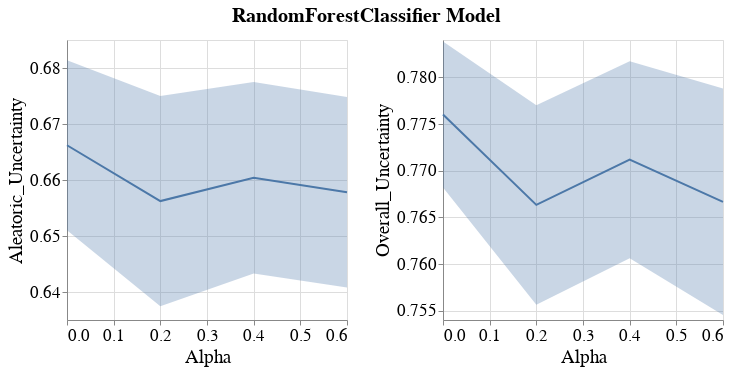

Notebook cell for this chart:
### Code cell
visualizer.create_subgroup_metrics_line_band_plot(model_name=MODEL_NAMES[0],
                                                  subgroup_metrics=['Aleatoric_Uncertainty', 'Overall_Uncertainty'],
                                                  subgroup='SEX_dis_incorrect')

### Figure 1 — Vega-Lite specification as saved in the notebook (floating-point values rounded to 4 significant figures)
{"config": {"view": {"continuousWidth": 400, "continuousHeight": 300}, "axis": {"labelFontSize": 17, "labelFontWeight": "normal", "titleFontSize": 19, "titleFontWeight": "normal"}, "legend": {"labelFontSize": 17, "symbolStrokeWidth": 10, "titleFontSize": 19}, "title": {"fontSize": 17}}, "vconcat": [{"hconcat": [{"layer": [{"mark": {"type": "errorband", "extent": "ci"}, "encoding": {"x": {"field": "Intervention_Param", "title": "Alpha", "type": "quantitative"}, "y": {"field": "Metric_Value", "scale": {"zero": false}, "title": "Aleatoric_Uncertainty", "type": "quantitative"}}}, {"mark": "line", "encoding": {"x": {"field": "Intervention_Param", "title": "Alpha", "type": "quantitative"}, "y": {"aggregate": "mean", "field": "Metric_Value", "scale": {"zero": false}, "title": "Aleatoric_Uncertainty", "type": "quantitative"}}}], "height": 280, "width": 280}, {"layer": [{"mark": {"type": "errorband", "extent": "ci"}, "encoding": {"x": {"field": "Intervention_Param", "title": "Alpha", "type": "quantitative"}, "y": {"field": "Metric_Value", "scale": {"zero": false}, "title": "Overall_Uncertainty", "type": "quantitative"}}}, {"mark": "line", "encoding": {"x": {"field": "Intervention_Param", "title": "Alpha", "type": "quantitative"}, "y": {"aggregate": "mean", "field": "Metric_Value", "scale": {"zero": false}, "title": "Overall_Uncertainty", "type": "quantitative"}}}], "data": {"name": "data-0ec7af6186508380a578d47e678f4d1c"}, "height": 280, "width": 280}]}], "data": {"name": "data-00041d208e0e2d15e08eab07c2c6f4a8"}, "title": {"text": "RandomForestClassifier Model", "anchor": "middle", "dy": -10, "fontSize": 20}, "$schema": "https://vega.github.io/schema/vega-lite/v4.17.0.json", "datasets": {"data-00041d208e0e2d15e08eab07c2c6f4a8": [{"Metric": "Aleatoric_Uncertainty", "Bootstrap_Model_Seed": 101, "Model_Name": "RandomForestClassifier", "Model_Params": "{'bootstrap': True, 'ccp_alpha': 0.0, 'class_weight': None, 'criterion': 'gini', 'max_depth': None, 'max_features': 'sqrt', 'max_leaf_nodes': None, 'max_samples': None, 'min_impurity_decrease': 0.0, 'min_samples_leaf': 1, 'min_samples_split': 2, 'min_weight_fraction_leaf': 0.0, 'n_estimators': 200, 'n_jobs': None, 'oob_score': False, 'random_state': 101, 'verbose': 0, 'warm_start': False}", "Run_Number": "Run_1", "Dataset_Name": "Folktables_NY_2018_Employment", "Num_Estimators": 100, "Tag": "OK", "Record_Create_Date_Time": "2023-07-05T14:54:28.064000", "Session_Uuid": "0b71b2a8-030f-44df-a027-5304af77e2ba", "Experiment_Iteration": "Exp_iter_1", "Dataset_Split_Seed": 100, "Model_Init_Seed": 100, "Fair_Intervention_Params_Lst": "[0.0, 0.2, 0.4, 0.6]", "Intervention_Param": 0.0, "Subgroup": "SEX_dis_incorrect", "Metric_Value": 0.6814}, {"Metric": "Aleatoric_Uncertainty", "Bootstrap_Model_Seed": 101, "Model_Name": "RandomForestClassifier", "Model_Params": "{'bootstrap': True, 'ccp_alpha': 0.0, 'class_weight': None, 'criterion': 'gini', 'max_depth': None, 'max_features': 'sqrt', 'max_leaf_nodes': None, 'max_samples': None, 'min_impurity_decrease': 0.0, 'min_samples_leaf': 1, 'min_samples_split': 2, 'min_weight_fraction_leaf': 0.0, 'n_estimators': 200, 'n_jobs': None, 'oob_score': False, 'random_state': 101, 'verbose': 0, 'warm_start': False}", "Run_Number": "Run_1", "Dataset_Name": "Folktables_NY_2018_Employment", "Num_Estimators": 100, "Tag": "OK", "Record_Create_Date_Time": "2023-07-05T15:00:47.485000", "Session_Uuid": "0b71b2a8-030f-44df-a027-5304af77e2ba", "Experiment_Iteration": "Exp_iter_1", "Dataset_Split_Seed": 100, "Model_Init_Seed": 100, "Fair_Intervention_Params_Lst": "[0.0, 0.2, 0.4, 0.6]", "Intervention_Param": 0.2, "Subgroup": "SEX_dis_incorrect", "Metric_Value": 0.675}, {"Metric": "Aleatoric_Uncertainty", "Bootstrap_Model_Seed": 101, "Model_Name": "RandomForestClassifier", "Model_Params": "{'bootstrap': True, 'ccp_alpha': 0.0, 'class_weight': None, 'criterion': 'gini', 'max_depth': None, 'max_features': 'sqrt', 'max_leaf_nodes': None, 'max_samples': None, 'min_impurity_decrease': 0.0, 'min_samples_leaf': 1, 'min_samples_split': 2, 'min_weight_fraction_leaf': 0.0, 'n_estimators': 200, 'n_jobs': None, 'oob_score': False, 'random_state': 101, 'verbose': 0, 'warm_start': False}", "Run_Number": "Run_1", "Dataset_Name": "Folktables_NY_2018_Employment", "Num_Estimators": 100, "Tag": "OK", "Record_Create_Date_Time": "2023-07-05T15:06:28.925000", "Session_Uuid": "0b71b2a8-030f-44df-a027-5304af77e2ba", "Experiment_Iteration": "Exp_iter_1", "Dataset_Split_Seed": 100, "Model_Init_Seed": 100, "Fair_Intervention_Params_Lst": "[0.0, 0.2, 0.4, 0.6]", "Intervention_Param": 0.4, "Subgroup": "SEX_dis_incorrect", "Metric_Value": 0.6775}, {"Metric": "Aleatoric_Uncertainty", "Bootstrap_Model_Seed": 101, "Model_Name": "RandomForestClassifier", "Model_Params": "{'bootstrap': True, 'ccp_alpha': 0.0, 'class_weight': None, 'criterion': 'gini', 'max_depth': None, 'max_features': 'sqrt', 'max_leaf_nodes': None, 'max_samples': None, 'min_impurity_decrease': 0.0, 'min_samples_leaf': 1, 'min_samples_split': 2, 'min_weight_fraction_leaf': 0.0, 'n_estimators': 200, 'n_jobs': None, 'oob_score': False, 'random_state': 101, 'verbose': 0, 'warm_start': False}", "Run_Number": "Run_1", "Dataset_Name": "Folktables_NY_2018_Employment", "Num_Estimators": 100, "Tag": "OK", "Record_Create_Date_Time": "2023-07-05T15:12:36.130000", "Session_Uuid": "0b71b2a8-030f-44df-a027-5304af77e2ba", "Experiment_Iteration": "Exp_iter_1", "Dataset_Split_Seed": 100, "Model_Init_Seed": 100, "Fair_Intervention_Params_Lst": "[0.0, 0.2, 0.4, 0.6]", "Intervention_Param": 0.6, "Subgroup": "SEX_dis_incorrect", "Metric_Value": 0.6748}, {"Metric": "Aleatoric_Uncertainty", "Bootstrap_Model_Seed": 201, "Model_Name": "RandomForestClassifier", "Model_Params": "{'bootstrap': True, 'ccp_alpha': 0.0, 'class_weight': None, 'criterion': 'gini', 'max_depth': None, 'max_features': 'sqrt', 'max_leaf_nodes': None, 'max_samples': None, 'min_impurity_decrease': 0.0, 'min_samples_leaf': 1, 'min_samples_split': 2, 'min_weight_fraction_leaf': 0.0, 'n_estimators': 200, 'n_jobs': None, 'oob_score': False, 'random_state': 201, 'verbose': 0, 'warm_start': False}", "Run_Number": "Run_1", "Dataset_Name": "Folktables_NY_2018_Employment", "Num_Estimators": 100, "Tag": "OK", "Record_Create_Date_Time": "2023-07-05T15:19:26.943000", "Session_Uuid": "0b71b2a8-030f-44df-a027-5304af77e2ba", "Experiment_Iteration": "Exp_iter_2", "Dataset_Split_Seed": 200, "Model_Init_Seed": 200, "Fair_Intervention_Params_Lst": "[0.0, 0.2, 0.4, 0.6]", "Intervention_Param": 0.0, "Subgroup": "SEX_dis_incorrect", "Metric_Value": 0.651}, {"Metric": "Aleatoric_Uncertainty", "Bootstrap_Model_Seed": 201, "Model_Name": "RandomForestClassifier", "Model_Params": "{'bootstrap': True, 'ccp_alpha': 0.0, 'class_weight': None, 'criterion': 'gini', 'max_depth': None, 'max_features': 'sqrt', 'max_leaf_nodes': None, 'max_samples': None, 'min_impurity_decrease': 0.0, 'min_samples_leaf': 1, 'min_samples_split': 2, 'min_weight_fraction_leaf': 0.0, 'n_estimators': 200, 'n_jobs': None, 'oob_score': False, 'random_state': 201, 'verbose': 0, 'warm_start': False}", "Run_Number": "Run_1", "Dataset_Name": "Folktables_NY_2018_Employment", "Num_Estimators": 100, "Tag": "OK", "Record_Create_Date_Time": "2023-07-05T15:25:26.473000", "Session_Uuid": "0b71b2a8-030f-44df-a027-5304af77e2ba", "Experiment_Iteration": "Exp_iter_2", "Dataset_Split_Seed": 200, "Model_Init_Seed": 200, "Fair_Intervention_Params_Lst": "[0.0, 0.2, 0.4, 0.6]", "Intervention_Param": 0.2, "Subgroup": "SEX_dis_incorrect", "Metric_Value": 0.6375}, {"Metric": "Aleatoric_Uncertainty", "Bootstrap_Model_Seed": 201, "Model_Name": "RandomForestClassifier", "Model_Params": "{'bootstrap': True, 'ccp_alpha': 0.0, 'class_weight': None, 'criterion': 'gini', 'max_depth': None, 'max_features': 'sqrt', 'max_leaf_nodes': None, 'max_samples': None, 'min_impurity_decrease': 0.0, 'min_samples_leaf': 1, 'min_samples_split': 2, 'min_weight_fraction_leaf': 0.0, 'n_estimators': 200, 'n_jobs': None, 'oob_score': False, 'random_state': 201, 'verbose': 0, 'warm_start': False}", "Run_Number": "Run_1", "Dataset_Name": "Folktables_NY_2018_Employment", "Num_Estimators": 100, "Tag": "OK", "Record_Create_Date_Time": "2023-07-05T15:31:11.575000", "Session_Uuid": "0b71b2a8-030f-44df-a027-5304af77e2ba", "Experiment_Iteration": "Exp_iter_2", "Dataset_Split_Seed": 200, "Model_Init_Seed": 200, "Fair_Intervention_Params_Lst": "[0.0, 0.2, 0.4, 0.6]", "Intervention_Param": 0.4, "Subgroup": "SEX_dis_incorrect", "Metric_Value": 0.6433}, {"Metric": "Aleatoric_Uncertainty", "Bootstrap_Model_Seed": 201, "Model_Name": "RandomForestClassifier", "Model_Params": "{'bootstrap': True, 'ccp_alpha': 0.0, 'class_weight': None, 'criterion': 'gini', 'max_depth': None, 'max_features': 'sqrt', 'max_leaf_nodes': None, 'max_samples': None, 'min_impurity_decrease': 0.0, 'min_samples_leaf': 1, 'min_samples_split': 2, 'min_weight_fraction_leaf': 0.0, 'n_estimators': 200, 'n_jobs': None, 'oob_score': False, 'random_state': 201, 'verbose': 0, 'warm_start': False}", "Run_Number": "Run_1", "Dataset_Name": "Folktables_NY_2018_Employment", "Num_Estimators": 100, "Tag": "OK", "Record_Create_Date_Time": "2023-07-05T15:37:35.585000", "Session_Uuid": "0b71b2a8-030f-44df-a027-5304af77e2ba", "Experiment_Iteration": "Exp_iter_2", "Dataset_Split_Seed": 200, "Model_Init_Seed": 200, "Fair_Intervention_Params_Lst": "[0.0, 0.2, 0.4, 0.6]", "Intervention_Param": 0.6, "Subgroup": "SEX_dis_incorrect", "Metric_Value": 0.6408}], "data-0ec7af6186508380a578d47e678f4d1c": [{"Metric": "Overall_Uncertainty", "Bootstrap_Model_Seed": 101, "Model_Name": "RandomForestClassifier", "Model_Params": "{'bootstrap': True, 'ccp_alpha': 0.0, 'class_weight': None, 'criterion': 'gini', 'max_depth': None, 'max_features': 'sqrt', 'max_leaf_nodes': None, 'max_samples': None, 'min_impurity_decrease': 0.0, 'min_samples_leaf': 1, 'min_samples_split': 2, 'min_weight_fraction_leaf': 0.0, 'n_estimators': 200, 'n_jobs': None, 'oob_score': False, 'random_state': 101, 'verbose': 0, 'warm_start': False}", "Run_Number": "Run_1", "Dataset_Name": "Folktables_NY_2018_Employment", "Num_Estimators": 100, "Tag": "OK", "Record_Create_Date_Time": "2023-07-05T14:54:28.064000", "Session_Uuid": "0b71b2a8-030f-44df-a027-5304af77e2ba", "Experiment_Iteration": "Exp_iter_1", "Dataset_Split_Seed": 100, "Model_Init_Seed": 100, "Fair_Intervention_Params_Lst": "[0.0, 0.2, 0.4, 0.6]", "Intervention_Param": 0.0, "Subgroup": "SEX_dis_incorrect", "Metric_Value": 0.7838}, {"Metric": "Overall_Uncertainty", "Bootstrap_Model_Seed": 101, "Model_Name": "RandomForestClassifier", "Model_Params": "{'bootstrap': True, 'ccp_alpha': 0.0, 'class_weight': None, 'criterion': 'gini', 'max_depth': None, 'max_features': 'sqrt', 'max_leaf_nodes': None, 'max_samples': None, 'min_impurity_decrease': 0.0, 'min_samples_leaf': 1, 'min_samples_split': 2, 'min_weight_fraction_leaf': 0.0, 'n_estimators': 200, 'n_jobs': None, 'oob_score': False, 'random_state': 101, 'verbose': 0, 'warm_start': False}", "Run_Number": "Run_1", "Dataset_Name": "Folktables_NY_2018_Employment", "Num_Estimators": 100, "Tag": "OK", "Record_Create_Date_Time": "2023-07-05T15:00:47.485000", "Session_Uuid": "0b71b2a8-030f-44df-a027-5304af77e2ba", "Experiment_Iteration": "Exp_iter_1", "Dataset_Split_Seed": 100, "Model_Init_Seed": 100, "Fair_Intervention_Params_Lst": "[0.0, 0.2, 0.4, 0.6]", "Intervention_Param": 0.2, "Subgroup": "SEX_dis_incorrect", "Metric_Value": 0.777}, {"Metric": "Overall_Uncertainty", "Bootstrap_Model_Seed": 101, "Model_Name": "RandomForestClassifier", "Model_Params": "{'bootstrap': True, 'ccp_alpha': 0.0, 'class_weight': None, 'criterion': 'gini', 'max_depth': None, 'max_features': 'sqrt', 'max_leaf_nodes': None, 'max_samples': None, 'min_impurity_decrease': 0.0, 'min_samples_leaf': 1, 'min_samples_split': 2, 'min_weight_fraction_leaf': 0.0, 'n_estimators': 200, 'n_jobs': None, 'oob_score': False, 'random_state': 101, 'verbose': 0, 'warm_start': False}", "Run_Number": "Run_1", "Dataset_Name": "Folktables_NY_2018_Employment", "Num_Estimators": 100, "Tag": "OK", "Record_Create_Date_Time": "2023-07-05T15:06:28.925000", "Session_Uuid": "0b71b2a8-030f-44df-a027-5304af77e2ba", "Experiment_Iteration": "Exp_iter_1", "Dataset_Split_Seed": 100, "Model_Init_Seed": 100, "Fair_Intervention_Params_Lst": "[0.0, 0.2, 0.4, 0.6]", "Intervention_Param": 0.4, "Subgroup": "SEX_dis_incorrect", "Metric_Value": 0.7817}, {"Metric": "Overall_Uncertainty", "Bootstrap_Model_Seed": 101, "Model_Name": "RandomForestClassifier", "Model_Params": "{'bootstrap': True, 'ccp_alpha': 0.0, 'class_weight': None, 'criterion': 'gini', 'max_depth': None, 'max_features': 'sqrt', 'max_leaf_nodes': None, 'max_samples': None, 'min_impurity_decrease': 0.0, 'min_samples_leaf': 1, 'min_samples_split': 2, 'min_weight_fraction_leaf': 0.0, 'n_estimators': 200, 'n_jobs': None, 'oob_score': False, 'random_state': 101, 'verbose': 0, 'warm_start': False}", "Run_Number": "Run_1", "Dataset_Name": "Folktables_NY_2018_Employment", "Num_Estimators": 100, "Tag": "OK", "Record_Create_Date_Time": "2023-07-05T15:12:36.130000", "Session_Uuid": "0b71b2a8-030f-44df-a027-5304af77e2ba", "Experiment_Iteration": "Exp_iter_1", "Dataset_Split_Seed": 100, "Model_Init_Seed": 100, "Fair_Intervention_Params_Lst": "[0.0, 0.2, 0.4, 0.6]", "Intervention_Param": 0.6, "Subgroup": "SEX_dis_incorrect", "Metric_Value": 0.7788}, {"Metric": "Overall_Uncertainty", "Bootstrap_Model_Seed": 201, "Model_Name": "RandomForestClassifier", "Model_Params": "{'bootstrap': True, 'ccp_alpha': 0.0, 'class_weight': None, 'criterion': 'gini', 'max_depth': None, 'max_features': 'sqrt', 'max_leaf_nodes': None, 'max_samples': None, 'min_impurity_decrease': 0.0, 'min_samples_leaf': 1, 'min_samples_split': 2, 'min_weight_fraction_leaf': 0.0, 'n_estimators': 200, 'n_jobs': None, 'oob_score': False, 'random_state': 201, 'verbose': 0, 'warm_start': False}", "Run_Number": "Run_1", "Dataset_Name": "Folktables_NY_2018_Employment", "Num_Estimators": 100, "Tag": "OK", "Record_Create_Date_Time": "2023-07-05T15:19:26.943000", "Session_Uuid": "0b71b2a8-030f-44df-a027-5304af77e2ba", "Experiment_Iteration": "Exp_iter_2", "Dataset_Split_Seed": 200, "Model_Init_Seed": 200, "Fair_Intervention_Params_Lst": "[0.0, 0.2, 0.4, 0.6]", "Intervention_Param": 0.0, "Subgroup": "SEX_dis_incorrect", "Metric_Value": 0.7682}, {"Metric": "Overall_Uncertainty", "Bootstrap_Model_Seed": 201, "Model_Name": "RandomForestClassifier", "Model_Params": "{'bootstrap': True, 'ccp_alpha': 0.0, 'class_weight': None, 'criterion': 'gini', 'max_depth': None, 'max_features': 'sqrt', 'max_leaf_nodes': None, 'max_samples': None, 'min_impurity_decrease': 0.0, 'min_samples_leaf': 1, 'min_samples_split': 2, 'min_weight_fraction_leaf': 0.0, 'n_estimators': 200, 'n_jobs': None, 'oob_score': False, 'random_state': 201, 'verbose': 0, 'warm_start': False}", "Run_Number": "Run_1", "Dataset_Name": "Folktables_NY_2018_Employment", "Num_Estimators": 100, "Tag": "OK", "Record_Create_Date_Time": "2023-07-05T15:25:26.473000", "Session_Uuid": "0b71b2a8-030f-44df-a027-5304af77e2ba", "Experiment_Iteration": "Exp_iter_2", "Dataset_Split_Seed": 200, "Model_Init_Seed": 200, "Fair_Intervention_Params_Lst": "[0.0, 0.2, 0.4, 0.6]", "Intervention_Param": 0.2, "Subgroup": "SEX_dis_incorrect", "Metric_Value": 0.7556}, {"Metric": "Overall_Uncertainty", "Bootstrap_Model_Seed": 201, "Model_Name": "RandomForestClassifier", "Model_Params": "{'bootstrap': True, 'ccp_alpha': 0.0, 'class_weight': None, 'criterion': 'gini', 'max_depth': None, 'max_features': 'sqrt', 'max_leaf_nodes': None, 'max_samples': None, 'min_impurity_decrease': 0.0, 'min_samples_leaf': 1, 'min_samples_split': 2, 'min_weight_fraction_leaf': 0.0, 'n_estimators': 200, 'n_jobs': None, 'oob_score': False, 'random_state': 201, 'verbose': 0, 'warm_start': False}", "Run_Number": "Run_1", "Dataset_Name": "Folktables_NY_2018_Employment", "Num_Estimators": 100, "Tag": "OK", "Record_Create_Date_Time": "2023-07-05T15:31:11.575000", "Session_Uuid": "0b71b2a8-030f-44df-a027-5304af77e2ba", "Experiment_Iteration": "Exp_iter_2", "Dataset_Split_Seed": 200, "Model_Init_Seed": 200, "Fair_Intervention_Params_Lst": "[0.0, 0.2, 0.4, 0.6]", "Intervention_Param": 0.4, "Subgroup": "SEX_dis_incorrect", "Metric_Value": 0.7606}, {"Metric": "Overall_Uncertainty", "Bootstrap_Model_Seed": 201, "Model_Name": "RandomForestClassifier", "Model_Params": "{'bootstrap': True, 'ccp_alpha': 0.0, 'class_weight': None, 'criterion': 'gini', 'max_depth': None, 'max_features': 'sqrt', 'max_leaf_nodes': None, 'max_samples': None, 'min_impurity_decrease': 0.0, 'min_samples_leaf': 1, 'min_samples_split': 2, 'min_weight_fraction_leaf': 0.0, 'n_estimators': 200, 'n_jobs': None, 'oob_score': False, 'random_state': 201, 'verbose': 0, 'warm_start': False}", "Run_Number": "Run_1", "Dataset_Name": "Folktables_NY_2018_Employment", "Num_Estimators": 100, "Tag": "OK", "Record_Create_Date_Time": "2023-07-05T15:37:35.585000", "Session_Uuid": "0b71b2a8-030f-44df-a027-5304af77e2ba", "Experiment_Iteration": "Exp_iter_2", "Dataset_Split_Seed": 200, "Model_Init_Seed": 200, "Fair_Intervention_Params_Lst": "[0.0, 0.2, 0.4, 0.6]", "Intervention_Param": 0.6, "Subgroup": "SEX_dis_incorrect", "Metric_Value": 0.7545}]}}
